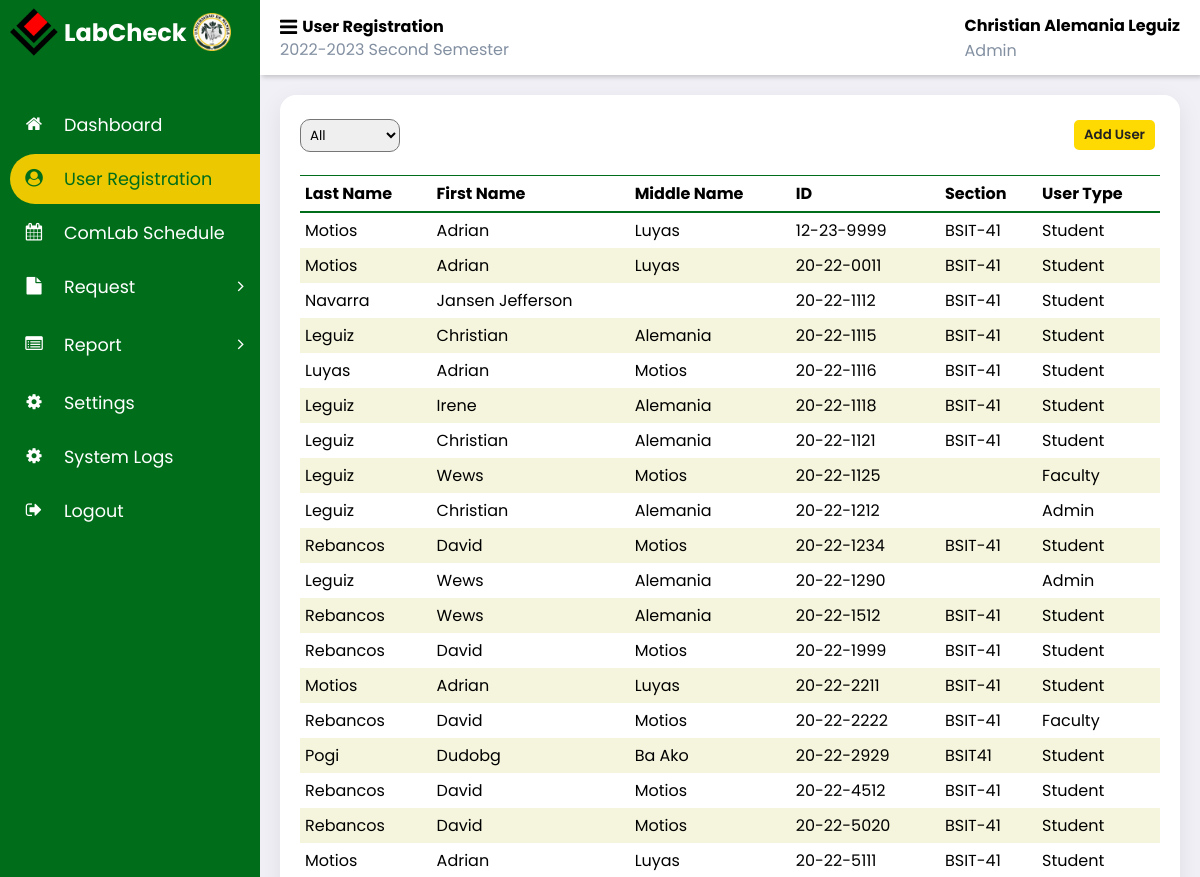
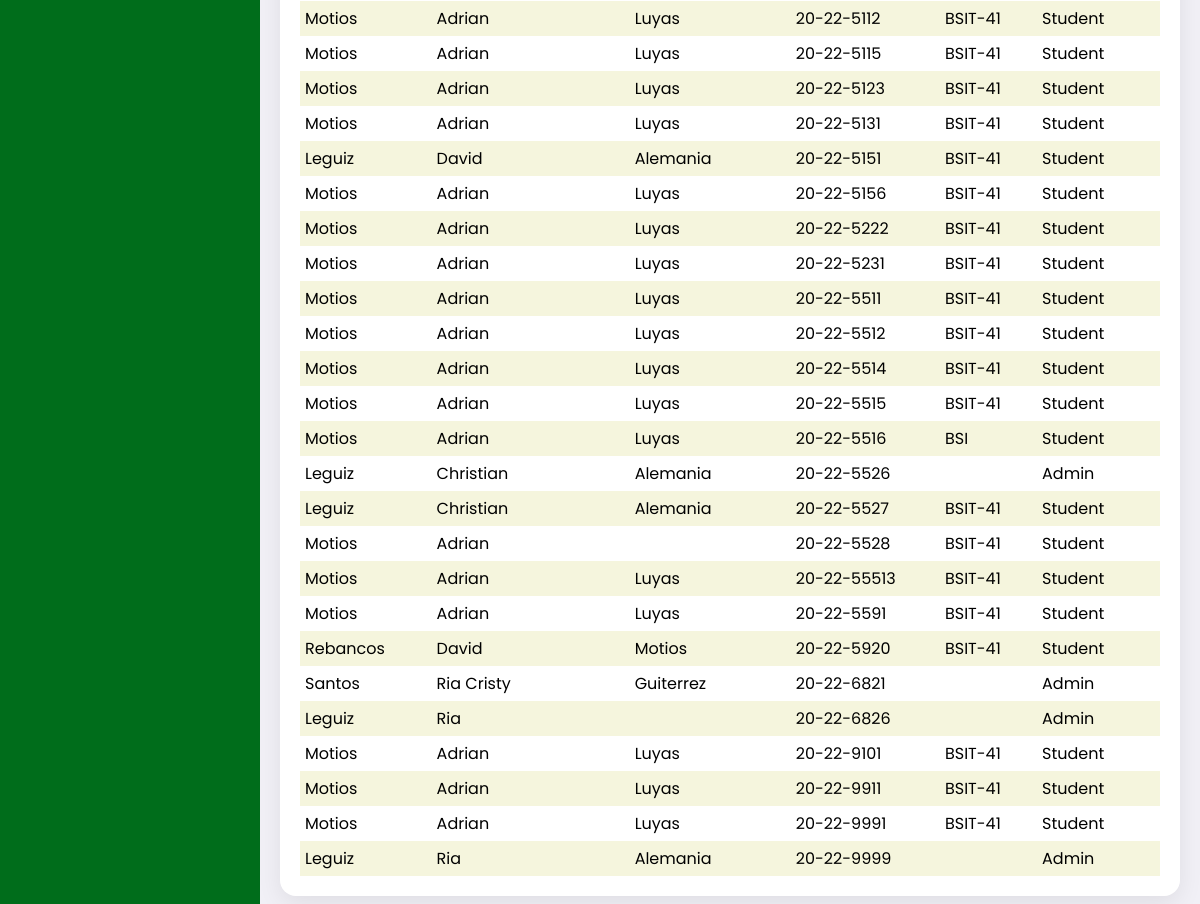
The page /admin_labcheck/user_register.php (signed in) on the database its author committed (2 pictures, top to bottom).
### tables this page shows
CREATE TABLE `user_registration` (
  `firstname` varchar(50) NOT NULL,
  `lastname` varchar(50) NOT NULL,
  `middlename` varchar(50) DEFAULT NULL,
  `id` varchar(20) NOT NULL,
  `section` varchar(20) DEFAULT NULL,
  `password` varchar(255) NOT NULL DEFAULT '$2y$10$fkdPOwDrX6RdwOC2Ox3KQO2W.veh2bGWfQi6XtepYRVblYyafi6Wy',
  `user_type` varchar(50) NOT NULL,
  `school_year` varchar(20) NOT NULL,
  `semester` varchar(20) NOT NULL,
  `created_at` timestamp NOT NULL DEFAULT current_timestamp() ON UPDATE current_timestamp()
);

### admin_labcheck/user_register.php (the view, shortened to what this page needs)
<?php
include '../partial/admin_sidebar.php';
include '../partial/header.php';
 $schoolYear = $_SESSION['school_year'] ;
 $semester = $_SESSION['semester'];
require_once "../connection/database.php";
try {
    $sql = 'SELECT id, firstname, lastname, middlename, section, user_type
            FROM user_registration
            WHERE school_year = ? AND SEMESTER = ?';
    $stmt = $conn->prepare($sql);
    $stmt->bind_param('ss', $schoolYear, $semester);
    $stmt->execute();
    $result = $stmt->get_result();
} catch (Exception $e) {
    die('Database error: ' . $e->getMessage());
}
?>
<main class="user-reg-box">
        <div class="filter-adduser">
            <form id="filterForm">
                <select id="userTypeFilter" name="userType">
                    <option value="all">All</option>
                </select>
            </form>
            <button id="showAddUserForm">Add User</button>
        </div>
        <div class="table-container">
            <table>
                <thead>
                    <tr class="table-row-header">
                        <td>Last Name</td>
                        <td>First Name</td>
                        <td>Middle Name</td>
                        <td>ID</td>
                        <td class='hide-th'>Section</td>
                        <td>User Type</td>
                    </tr>
                </thead>
                <tbody id="userTable" class="table-body">
                    <?php while ($row = $result->fetch_assoc()): ?>
                        <tr data-user-type="<?php echo htmlspecialchars($row['user_type']); ?>">
                            <td data-cell="Lastname"><?php echo htmlspecialchars($row['lastname']); ?></td>
                            <td data-cell="Firstname"><?php echo htmlspecialchars($row['firstname']); ?></td>
                            <td data-cell="Middlename"><?php echo htmlspecialchars($row['middlename']); ?></td>
                            <td data-cell="ID"><?php echo htmlspecialchars($row['id']); ?></td>
                            <td data-cell="Section" id="user-section"><?php echo htmlspecialchars($row['section']); ?></td>
                            <td data-cell="User Type"><?php echo htmlspecialchars($row['user_type']); ?></td>
                        </tr>
                    <?php endwhile; ?>
                </tbody>
            </table>
        </div>
    </main>
</body>
</html>

### css/admin-style.css (style rules this page uses)
* { font-family: 'Poppins', sans-serif; margin: 0; padding: 0; box-sizing: border-box; }
:root { --grey: #F1F0F6; --light: #006d1b; --dark: #fff; --light-green: #eff1ed; --blue: #fff; --main-color: #006d1b; --color-dark: #1D2231; --text-grey: #8390A2; }
html { overflow-x: hidden; }
body { background: var(--grey); overflow-x: hidden; background-image: url('../images/bg.png'); background-repeat: no-repeat; background-attachment: fixed; background-size: cover; }
.user-reg-box, .comlab-usage, .request-equipment, .terminal-repair, .settings { display: flex; gap: 10px; margin-bottom: 10px; justify-content: space-between; background: #fff; padding: 20px; border-radius: 1rem; flex-direction: column; box-shadow: 0 7px 25px rgba(0, 0, 0, 0.08); margin: 20px; position: relative; }
.filter-adduser { display: flex; gap: 10px; margin-bottom: 10px; justify-content: space-between; align-items: center; flex-wrap: wrap; overflow: auto; }
#userTypeFilter { padding: 5px; border-radius: 10px; width: 100px; cursor: pointer; }
#showAddUserForm { background: rgb(255, 217, 2); border:none; padding: 5px 10px; color: #222; font-weight: 600; border-radius: 10px; border: solid 5px #fff; }
.table-container { width: 100%; overflow: auto; }
#userTable td { text-transform: capitalize; }
#user-section { text-transform: uppercase !important; }
.table-row-header { border-top: solid 1px var(--main-color); border-bottom: solid 2px var(--main-color); }
.table-row-header td { font-weight: bold; }
tr:nth-of-type(2n) { background-color: #f5f5dd; }
table { width: 100%; border-collapse: collapse; overflow: auto; }
tbody { width: 100%; }
th, td { text-align: left; vertical-align: top; padding: 5px; word-wrap: break-word; }

### rows shown on the page
user_registration: lastname "Motios", firstname "Adrian", middlename "Luyas", id "12-23-9999", section "BSIT-41", user_type "Student"
user_registration: lastname "Motios", firstname "Adrian", middlename "Luyas", id "20-22-0011", section "BSIT-41", user_type "Student"
user_registration: lastname "Navarra", firstname "Jansen Jefferson", id "20-22-1112", section "BSIT-41", user_type "Student"
user_registration: lastname "Leguiz", firstname "Christian", middlename "Alemania", id "20-22-1115", section "BSIT-41", user_type "Student"
user_registration: lastname "Luyas", firstname "Adrian", middlename "Motios", id "20-22-1116", section "BSIT-41", user_type "Student"
user_registration: lastname "Leguiz", firstname "Irene", middlename "Alemania", id "20-22-1118", section "BSIT-41", user_type "Student"
user_registration: lastname "Leguiz", firstname "Christian", middlename "Alemania", id "20-22-1121", section "BSIT-41", user_type "Student"
user_registration: lastname "Leguiz", firstname "Wews", middlename "Motios", id "20-22-1125", user_type "Faculty"
user_registration: lastname "Leguiz", firstname "Christian", middlename "Alemania", id "20-22-1212", user_type "Admin"
user_registration: lastname "Rebancos", firstname "David", middlename "Motios", id "20-22-1234", section "BSIT-41", user_type "Student"
user_registration: lastname "Leguiz", firstname "Wews", middlename "Alemania", id "20-22-1290", user_type "Admin"
user_registration: lastname "Rebancos", firstname "Wews", middlename "Alemania", id "20-22-1512", section "BSIT-41", user_type "Student"
user_registration: lastname "Rebancos", firstname "David", middlename "Motios", id "20-22-1999", section "BSIT-41", user_type "Student"
user_registration: lastname "Motios", firstname "Adrian", middlename "Luyas", id "20-22-2211", section "BSIT-41", user_type "Student"
user_registration: lastname "Rebancos", firstname "David", middlename "Motios", id "20-22-2222", section "BSIT-41", user_type "Faculty"
user_registration: lastname "Pogi", firstname "Dudobg", middlename "Ba Ako", id "20-22-2929", section "BSIT41", user_type "Student"
user_registration: lastname "Rebancos", firstname "David", middlename "Motios", id "20-22-4512", section "BSIT-41", user_type "Student"
user_registration: lastname "Rebancos", firstname "David", middlename "Motios", id "20-22-5020", section "BSIT-41", user_type "Student"
user_registration: lastname "Motios", firstname "Adrian", middlename "Luyas", id "20-22-5111", section "BSIT-41", user_type "Student"
user_registration: lastname "Motios", firstname "Adrian", middlename "Luyas", id "20-22-5112", section "BSIT-41", user_type "Student"
user_registration: lastname "Motios", firstname "Adrian", middlename "Luyas", id "20-22-5115", section "BSIT-41", user_type "Student"
user_registration: lastname "Motios", firstname "Adrian", middlename "Luyas", id "20-22-5123", section "BSIT-41", user_type "Student"
user_registration: lastname "Motios", firstname "Adrian", middlename "Luyas", id "20-22-5131", section "BSIT-41", user_type "Student"
user_registration: lastname "Leguiz", firstname "David", middlename "Alemania", id "20-22-5151", section "BSIT-41", user_type "Student"
user_registration: lastname "Motios", firstname "Adrian", middlename "Luyas", id "20-22-5156", section "BSIT-41", user_type "Student"
user_registration: lastname "Motios", firstname "Adrian", middlename "Luyas", id "20-22-5222", section "BSIT-41", user_type "Student"
user_registration: lastname "Motios", firstname "Adrian", middlename "Luyas", id "20-22-5231", section "BSIT-41", user_type "Student"
user_registration: lastname "Motios", firstname "Adrian", middlename "Luyas", id "20-22-5511", section "BSIT-41", user_type "Student"
user_registration: lastname "Motios", firstname "Adrian", middlename "Luyas", id "20-22-5512", section "BSIT-41", user_type "Student"
user_registration: lastname "Motios", firstname "Adrian", middlename "Luyas", id "20-22-5514", section "BSIT-41", user_type "Student"
user_registration: lastname "Motios", firstname "Adrian", middlename "Luyas", id "20-22-5515", section "BSIT-41", user_type "Student"
user_registration: lastname "Motios", firstname "Adrian", middlename "Luyas", id "20-22-5516", section "BSI", user_type "Student"
user_registration: lastname "Leguiz", firstname "Christian", middlename "Alemania", id "20-22-5526", user_type "Admin"
user_registration: lastname "Leguiz", firstname "Christian", middlename "Alemania", id "20-22-5527", section "BSIT-41", user_type "Student"
user_registration: lastname "Motios", firstname "Adrian", id "20-22-5528", section "BSIT-41", user_type "Student"
user_registration: lastname "Motios", firstname "Adrian", middlename "Luyas", id "20-22-55513", section "BSIT-41", user_type "Student"
user_registration: lastname "Motios", firstname "Adrian", middlename "Luyas", id "20-22-5591", section "BSIT-41", user_type "Student"
user_registration: lastname "Rebancos", firstname "David", middlename "Motios", id "20-22-5920", section "BSIT-41", user_type "Student"
user_registration: lastname "Santos", firstname "Ria Cristy", middlename "Guiterrez", id "20-22-6821", user_type "Admin"
user_registration: lastname "Leguiz", firstname "Ria", id "20-22-6826", user_type "Admin"
user_registration: lastname "Motios", firstname "Adrian", middlename "Luyas", id "20-22-9101", section "BSIT-41", user_type "Student"
user_registration: lastname "Motios", firstname "Adrian", middlename "Luyas", id "20-22-9911", section "BSIT-41", user_type "Student"
user_registration: lastname "Motios", firstname "Adrian", middlename "Luyas", id "20-22-9991", section "BSIT-41", user_type "Student"
user_registration: lastname "Leguiz", firstname "Ria", middlename "Alemania", id "20-22-9999", user_type "Admin"

### other values the page prints
$page "User Registration"
$_SESSION['school_year'] "2022-2023"
$_SESSION['semester'] "Second Semester"
$_SESSION['name'] "Christian Alemania Leguiz"
